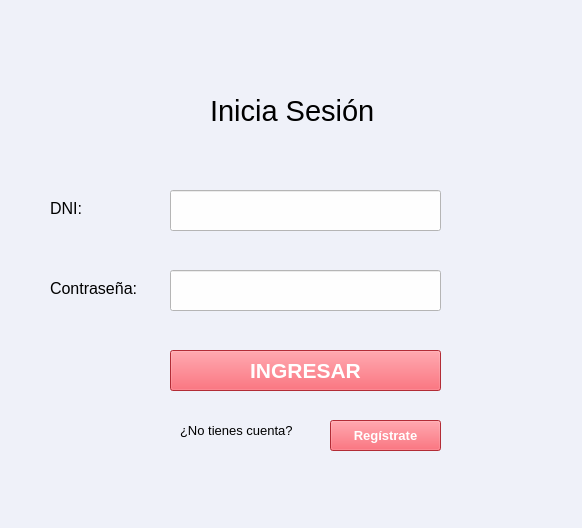
<?xml version="1.0" encoding="UTF-8"?>
<ui version="4.0">
 <class>Login</class>
 <widget class="QMainWindow" name="Login">
  <property name="geometry">
   <rect>
    <x>0</x>
    <y>0</y>
    <width>582</width>
    <height>528</height>
   </rect>
  </property>
  <property name="windowTitle">
   <string>Login</string>
  </property>
  <property name="styleSheet">
   <string notr="true">background-color: rgb(230, 230, 230);
background-color: rgb(239, 241, 249);</string>
  </property>
  <widget class="QWidget" name="centralwidget">
   <widget class="QLineEdit" name="txtUsuario">
    <property name="geometry">
     <rect>
      <x>170</x>
      <y>190</y>
      <width>271</width>
      <height>41</height>
     </rect>
    </property>
    <property name="font">
     <font>
      <pointsize>11</pointsize>
     </font>
    </property>
    <property name="styleSheet">
     <string notr="true">background-color: rgb(254, 254, 254);</string>
    </property>
   </widget>
   <widget class="QLineEdit" name="txtContra">
    <property name="geometry">
     <rect>
      <x>170</x>
      <y>270</y>
      <width>271</width>
      <height>41</height>
     </rect>
    </property>
    <property name="font">
     <font>
      <pointsize>11</pointsize>
     </font>
    </property>
    <property name="styleSheet">
     <string notr="true">background-color: rgb(254, 254, 254);</string>
    </property>
    <property name="text">
     <string/>
    </property>
    <property name="echoMode">
     <enum>QLineEdit::Password</enum>
    </property>
   </widget>
   <widget class="QPushButton" name="btnEntrar">
    <property name="geometry">
     <rect>
      <x>170</x>
      <y>350</y>
      <width>271</width>
      <height>41</height>
     </rect>
    </property>
    <property name="font">
     <font>
      <family>Segoe UI Historic</family>
      <pointsize>16</pointsize>
      <weight>75</weight>
      <bold>true</bold>
     </font>
    </property>
    <property name="styleSheet">
     <string notr="true">background-color: rgb(255, 0, 0);
background-color: rgb(249, 62, 75);
color: rgb(255, 255, 255);</string>
    </property>
    <property name="text">
     <string>INGRESAR</string>
    </property>
   </widget>
   <widget class="QLabel" name="label">
    <property name="geometry">
     <rect>
      <x>10</x>
      <y>10</y>
      <width>241</width>
      <height>41</height>
     </rect>
    </property>
    <property name="text">
     <string/>
    </property>
    <property name="pixmap">
     <pixmap>logo-header-desktop.png</pixmap>
    </property>
    <property name="scaledContents">
     <bool>true</bool>
    </property>
   </widget>
   <widget class="QLabel" name="lblU_incorrecto">
    <property name="geometry">
     <rect>
      <x>290</x>
      <y>240</y>
      <width>151</width>
      <height>16</height>
     </rect>
    </property>
    <property name="font">
     <font>
      <pointsize>10</pointsize>
     </font>
    </property>
    <property name="text">
     <string>&lt;html&gt;&lt;head/&gt;&lt;body&gt;&lt;p align=&quot;center&quot;&gt;&lt;br/&gt;&lt;/p&gt;&lt;/body&gt;&lt;/html&gt;</string>
    </property>
    <property name="alignment">
     <set>Qt::AlignCenter</set>
    </property>
   </widget>
   <widget class="QLabel" name="lblC_incorrecto">
    <property name="geometry">
     <rect>
      <x>300</x>
      <y>320</y>
      <width>141</width>
      <height>20</height>
     </rect>
    </property>
    <property name="font">
     <font>
      <pointsize>10</pointsize>
     </font>
    </property>
    <property name="text">
     <string/>
    </property>
    <property name="alignment">
     <set>Qt::AlignCenter</set>
    </property>
   </widget>
   <widget class="QLabel" name="label_3">
    <property name="geometry">
     <rect>
      <x>50</x>
      <y>280</y>
      <width>111</width>
      <height>16</height>
     </rect>
    </property>
    <property name="font">
     <font>
      <family>Segoe UI Historic</family>
      <pointsize>12</pointsize>
     </font>
    </property>
    <property name="text">
     <string>Contraseña:</string>
    </property>
   </widget>
   <widget class="QLabel" name="label_4">
    <property name="geometry">
     <rect>
      <x>50</x>
      <y>200</y>
      <width>61</width>
      <height>16</height>
     </rect>
    </property>
    <property name="font">
     <font>
      <family>Segoe UI Historic</family>
      <pointsize>12</pointsize>
     </font>
    </property>
    <property name="text">
     <string>DNI:</string>
    </property>
   </widget>
   <widget class="QLabel" name="label_5">
    <property name="geometry">
     <rect>
      <x>180</x>
      <y>420</y>
      <width>141</width>
      <height>21</height>
     </rect>
    </property>
    <property name="font">
     <font>
      <family>Segoe UI Historic</family>
      <pointsize>10</pointsize>
     </font>
    </property>
    <property name="text">
     <string>¿No tienes cuenta?</string>
    </property>
   </widget>
   <widget class="QLabel" name="label_6">
    <property name="geometry">
     <rect>
      <x>210</x>
      <y>90</y>
      <width>201</width>
      <height>41</height>
     </rect>
    </property>
    <property name="font">
     <font>
      <family>Segoe UI Historic</family>
      <pointsize>22</pointsize>
      <weight>50</weight>
      <bold>false</bold>
     </font>
    </property>
    <property name="text">
     <string>Inicia Sesión</string>
    </property>
   </widget>
   <widget class="QPushButton" name="btnMClientes">
    <property name="geometry">
     <rect>
      <x>330</x>
      <y>420</y>
      <width>111</width>
      <height>31</height>
     </rect>
    </property>
    <property name="font">
     <font>
      <family>Segoe UI Historic</family>
      <pointsize>10</pointsize>
      <weight>75</weight>
      <bold>true</bold>
     </font>
    </property>
    <property name="styleSheet">
     <string notr="true">background-color: rgb(249, 62, 75);
color: rgb(79, 79, 255);
color: rgb(79, 79, 255);
color: rgb(255, 255, 255);</string>
    </property>
    <property name="text">
     <string>Regístrate</string>
    </property>
   </widget>
  </widget>
  <widget class="QMenuBar" name="menubar">
   <property name="geometry">
    <rect>
     <x>0</x>
     <y>0</y>
     <width>582</width>
     <height>25</height>
    </rect>
   </property>
  </widget>
  <widget class="QStatusBar" name="statusbar"/>
 </widget>
 <resources/>
 <connections/>
</ui>
